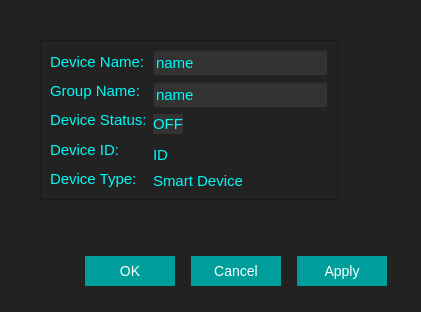
<?xml version="1.0" encoding="UTF-8"?>
<ui version="4.0">
 <class>SettingsDialogWindow</class>
 <widget class="QDialog" name="SettingsDialogWindow">
  <property name="windowModality">
   <enum>Qt::WindowModal</enum>
  </property>
  <property name="geometry">
   <rect>
    <x>0</x>
    <y>0</y>
    <width>421</width>
    <height>312</height>
   </rect>
  </property>
  <property name="sizePolicy">
   <sizepolicy hsizetype="Fixed" vsizetype="Fixed">
    <horstretch>0</horstretch>
    <verstretch>0</verstretch>
   </sizepolicy>
  </property>
  <property name="windowTitle">
   <string>Device Setiings</string>
  </property>
  <property name="styleSheet">
   <string notr="true">background-color: #222;</string>
  </property>
  <property name="sizeGripEnabled">
   <bool>false</bool>
  </property>
  <property name="modal">
   <bool>true</bool>
  </property>
  <widget class="QWidget" name="layoutWidget">
   <property name="geometry">
    <rect>
     <x>80</x>
     <y>250</y>
     <width>320</width>
     <height>42</height>
    </rect>
   </property>
   <layout class="QHBoxLayout" name="horizontalLayout">
    <item>
     <widget class="QDialogButtonBox" name="buttonBox">
      <property name="styleSheet">
       <string notr="true">QPushButton{
	background-color: #009E9B;
	border: none;
	font:  14px;
	color: #fff;
	max-width: 200px;
	min-width: 80px;
	min-height: 20px;
	margin: 5px;
	padding: 5px;
}
QPushButton:disabled {
	background-color: #989898;
	color: #fff;
}
.QPushButton :hover{
	background-color: #61b7ff;
	color: #fff;
}
QPushButton:focus { 
	background-color: #61b7ff;
	color: #fff;
}
QPushButton:pressed{
	background-color: #54dff0;
	color: #fff;
}</string>
      </property>
      <property name="orientation">
       <enum>Qt::Horizontal</enum>
      </property>
      <property name="standardButtons">
       <set>QDialogButtonBox::Apply|QDialogButtonBox::Cancel|QDialogButtonBox::Ok</set>
      </property>
     </widget>
    </item>
    <item>
     <spacer name="horizontalSpacer">
      <property name="orientation">
       <enum>Qt::Horizontal</enum>
      </property>
      <property name="sizeHint" stdset="0">
       <size>
        <width>40</width>
        <height>20</height>
       </size>
      </property>
     </spacer>
    </item>
   </layout>
  </widget>
  <widget class="QFrame" name="frame">
   <property name="geometry">
    <rect>
     <x>40</x>
     <y>40</y>
     <width>298</width>
     <height>160</height>
    </rect>
   </property>
   <property name="styleSheet">
    <string notr="true"/>
   </property>
   <property name="frameShape">
    <enum>QFrame::StyledPanel</enum>
   </property>
   <property name="frameShadow">
    <enum>QFrame::Raised</enum>
   </property>
   <layout class="QGridLayout" name="gridLayout">
    <item row="0" column="0" rowspan="3">
     <layout class="QVBoxLayout" name="vertNameLabelsLayout">
      <item>
       <widget class="QLabel" name="label">
        <property name="font">
         <font>
          <pointsize>11</pointsize>
         </font>
        </property>
        <property name="styleSheet">
         <string notr="true">color: #00FBF6;</string>
        </property>
        <property name="text">
         <string>Device Name:</string>
        </property>
       </widget>
      </item>
      <item>
       <widget class="QLabel" name="label_2">
        <property name="font">
         <font>
          <pointsize>11</pointsize>
         </font>
        </property>
        <property name="styleSheet">
         <string notr="true">color: #00FBF6;</string>
        </property>
        <property name="text">
         <string>Group Name:</string>
        </property>
       </widget>
      </item>
      <item>
       <widget class="QLabel" name="label_3">
        <property name="font">
         <font>
          <pointsize>11</pointsize>
         </font>
        </property>
        <property name="styleSheet">
         <string notr="true">color: #00FBF6;</string>
        </property>
        <property name="text">
         <string>Device Status:</string>
        </property>
       </widget>
      </item>
      <item>
       <widget class="QLabel" name="label_4">
        <property name="font">
         <font>
          <pointsize>11</pointsize>
         </font>
        </property>
        <property name="styleSheet">
         <string notr="true">color: #00FBF6;</string>
        </property>
        <property name="text">
         <string>Device ID:</string>
        </property>
       </widget>
      </item>
      <item>
       <widget class="QLabel" name="label_5">
        <property name="font">
         <font>
          <pointsize>11</pointsize>
         </font>
        </property>
        <property name="styleSheet">
         <string notr="true">color: #00FBF6;</string>
        </property>
        <property name="text">
         <string>Device Type:</string>
        </property>
       </widget>
      </item>
     </layout>
    </item>
    <item row="2" column="1">
     <layout class="QVBoxLayout" name="verticalLayout">
      <property name="topMargin">
       <number>5</number>
      </property>
      <item>
       <widget class="QLabel" name="idLabel">
        <property name="font">
         <font>
          <pointsize>11</pointsize>
         </font>
        </property>
        <property name="styleSheet">
         <string notr="true">color: #00FBF6;</string>
        </property>
        <property name="text">
         <string>ID</string>
        </property>
        <property name="margin">
         <number>0</number>
        </property>
       </widget>
      </item>
      <item>
       <widget class="QLabel" name="deviceTypelabel">
        <property name="font">
         <font>
          <pointsize>11</pointsize>
         </font>
        </property>
        <property name="styleSheet">
         <string notr="true">color: #00FBF6;</string>
        </property>
        <property name="text">
         <string>Smart Device</string>
        </property>
       </widget>
      </item>
     </layout>
    </item>
    <item row="1" column="1">
     <layout class="QHBoxLayout" name="horizontalLayout_2">
      <property name="topMargin">
       <number>0</number>
      </property>
      <item>
       <widget class="QLabel" name="statusLabel">
        <property name="font">
         <font>
          <pointsize>11</pointsize>
         </font>
        </property>
        <property name="styleSheet">
         <string notr="true">color: #00FBF6;
background-color: #333;</string>
        </property>
        <property name="text">
         <string>OFF</string>
        </property>
       </widget>
      </item>
      <item>
       <widget class="QPushButton" name="statusButton">
        <property name="styleSheet">
         <string notr="true">QPushButton {
border: none;
text-align: center;
background-repeat: none; 
color:#00FBF6;
font: 14px;
}
QPushButton:hover {
background-color: #004A49;
} </string>
        </property>
        <property name="text">
         <string/>
        </property>
        <property name="checkable">
         <bool>false</bool>
        </property>
        <property name="flat">
         <bool>false</bool>
        </property>
       </widget>
      </item>
      <item>
       <spacer name="horizontalSpacer_2">
        <property name="orientation">
         <enum>Qt::Horizontal</enum>
        </property>
        <property name="sizeHint" stdset="0">
         <size>
          <width>40</width>
          <height>20</height>
         </size>
        </property>
       </spacer>
      </item>
     </layout>
    </item>
    <item row="0" column="1">
     <layout class="QVBoxLayout" name="verticalLayout_3">
      <item>
       <widget class="QLineEdit" name="nameEdit">
        <property name="font">
         <font>
          <pointsize>11</pointsize>
         </font>
        </property>
        <property name="styleSheet">
         <string notr="true">background-color: #333;
color: #00FBF6;</string>
        </property>
        <property name="text">
         <string>name</string>
        </property>
       </widget>
      </item>
      <item>
       <widget class="QLineEdit" name="GroupNameEdit">
        <property name="font">
         <font>
          <pointsize>11</pointsize>
         </font>
        </property>
        <property name="styleSheet">
         <string notr="true">background-color: #333;
color: #00FBF6;</string>
        </property>
        <property name="text">
         <string>name</string>
        </property>
       </widget>
      </item>
     </layout>
    </item>
   </layout>
  </widget>
  <zorder>frame</zorder>
  <zorder>layoutWidget</zorder>
 </widget>
 <resources/>
 <connections>
  <connection>
   <sender>buttonBox</sender>
   <signal>accepted()</signal>
   <receiver>SettingsDialogWindow</receiver>
   <slot>accept()</slot>
   <hints>
    <hint type="sourcelabel">
     <x>248</x>
     <y>254</y>
    </hint>
    <hint type="destinationlabel">
     <x>157</x>
     <y>274</y>
    </hint>
   </hints>
  </connection>
  <connection>
   <sender>buttonBox</sender>
   <signal>rejected()</signal>
   <receiver>SettingsDialogWindow</receiver>
   <slot>reject()</slot>
   <hints>
    <hint type="sourcelabel">
     <x>316</x>
     <y>260</y>
    </hint>
    <hint type="destinationlabel">
     <x>286</x>
     <y>274</y>
    </hint>
   </hints>
  </connection>
 </connections>
</ui>
